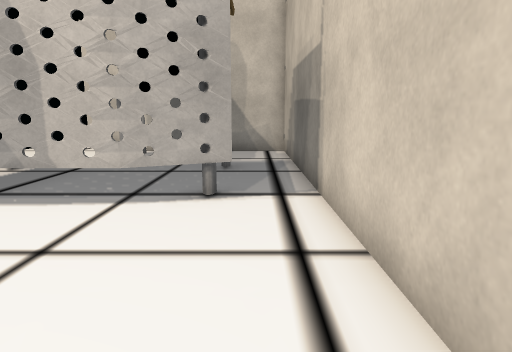
view 1 (above)

22 first-person views from a walk through a 3-D level made in the Unity game engine. The camera is 1.3 m above the floor, tilts 10° down and sees 75° across. The floor is counted in squares, 1 m on a side. Each view is taken from the middle of a square. On the plan, view 1 faces up. The plan holds only what a view shows up to about 14 squares ahead; the rest is blank. The place goes on beyond the plan. The player character is not drawn. Some surface patterns are stand-ins.

view 2
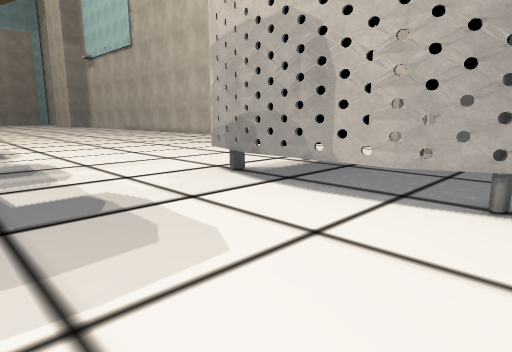

view 3
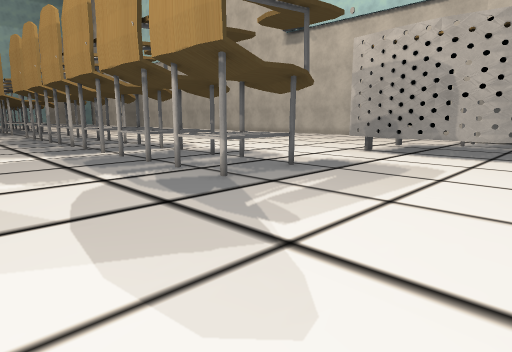

view 4
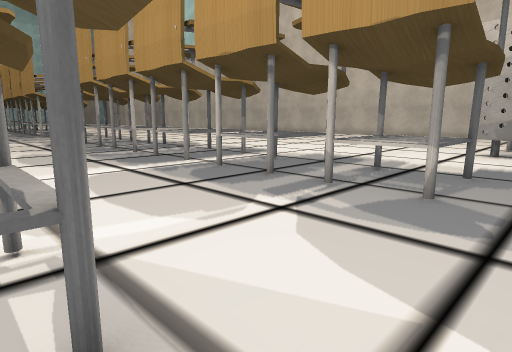

view 5
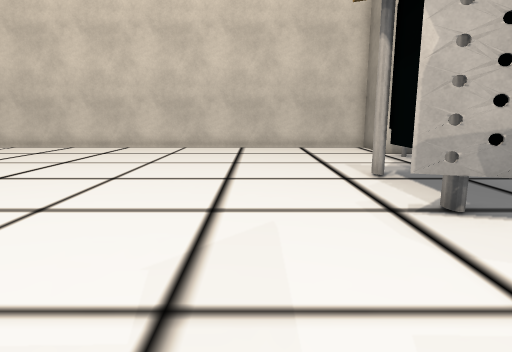

view 6
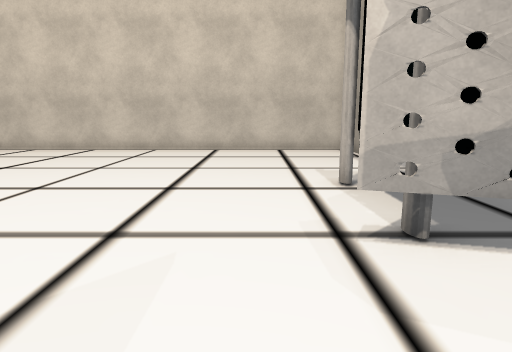

view 7
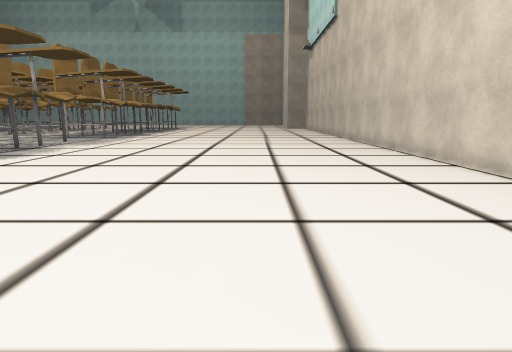

view 8
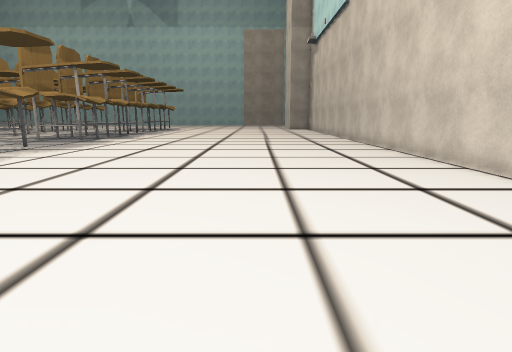

view 9
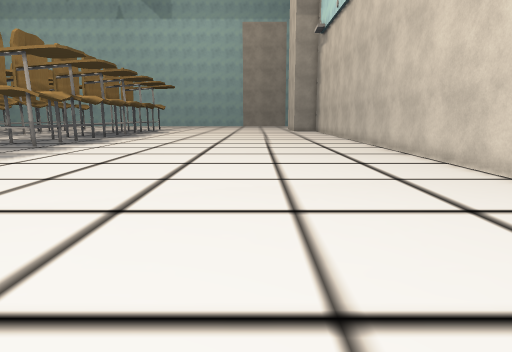

view 10
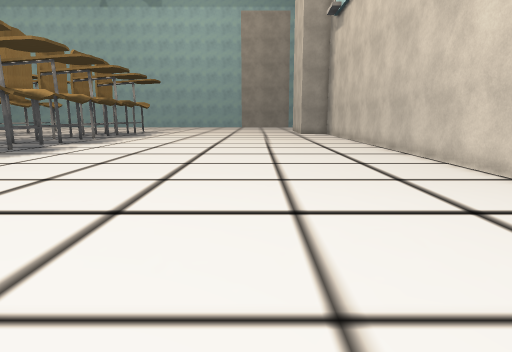

view 11
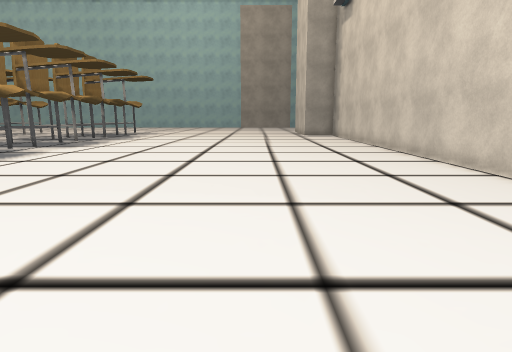

view 12
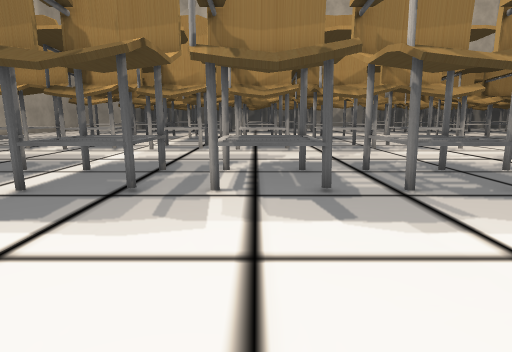

view 13
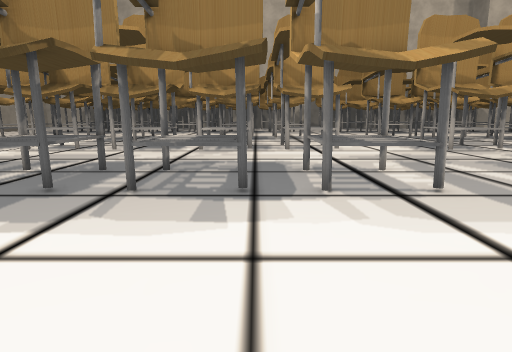

view 14
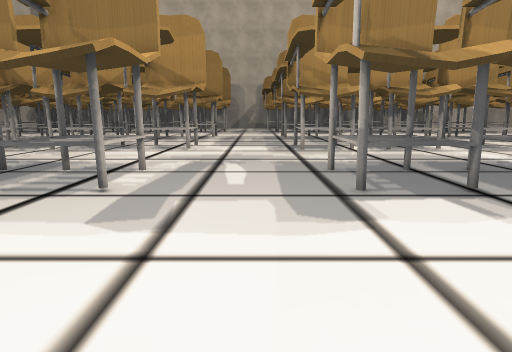

view 15
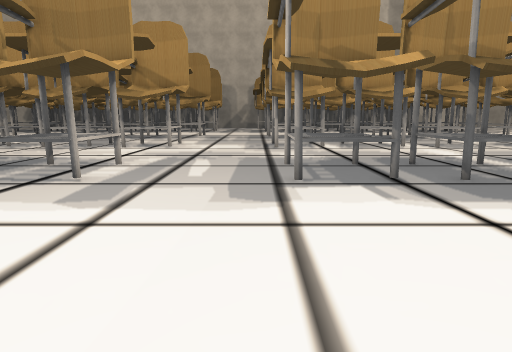

view 16
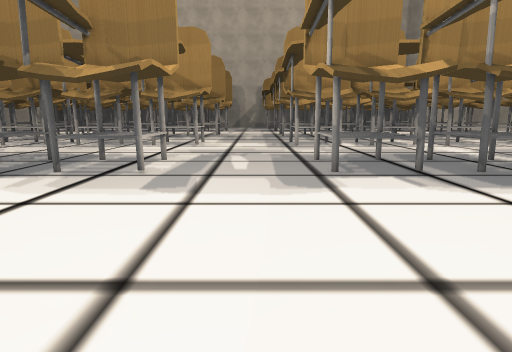

view 17
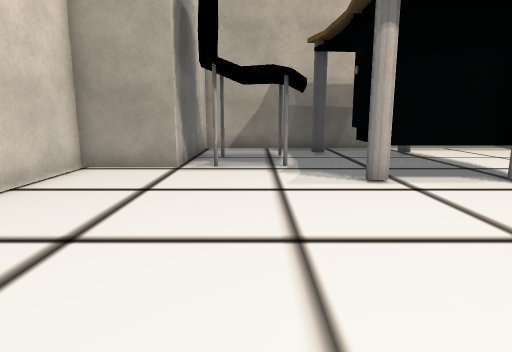

view 18
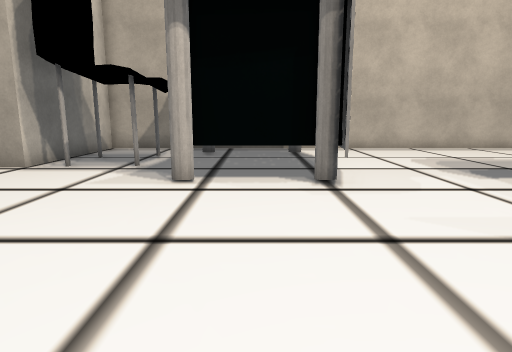

view 19
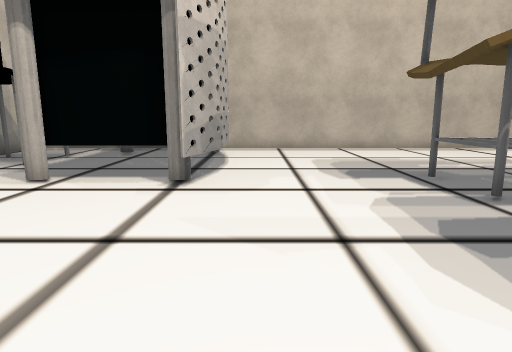

view 20
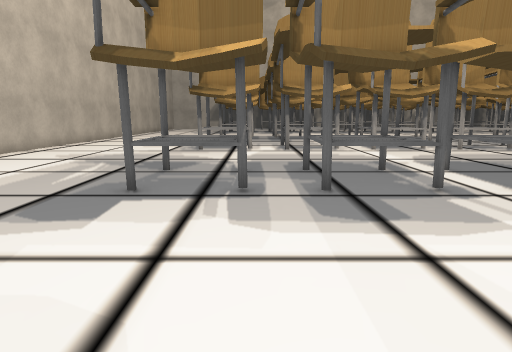

view 21
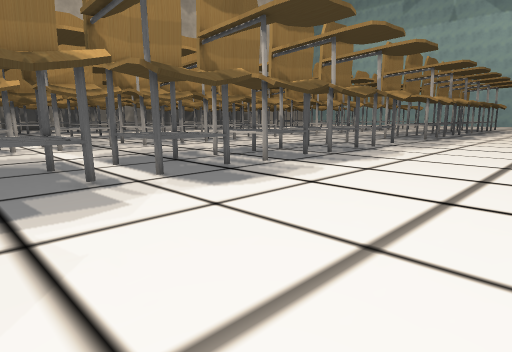

view 22
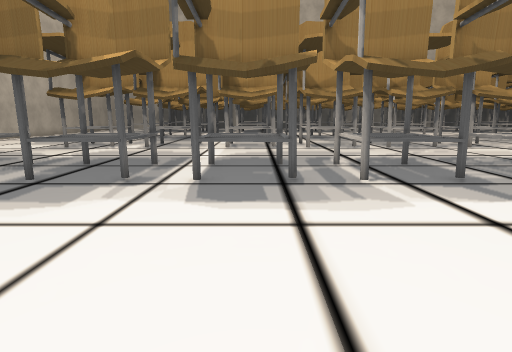

### Floor plan
Key: @ floor where view 1 was taken; # wall or solid block; . floor; = window, fence, low wall or low ledge; T thing the floor can be seen under or through; O other object.
Columns run from 36 left of view 1 to 1 right of it. Each row starts with its distance up from view 1.
 16 #################################
 15 ................................#
 14 ................................#
 13 ................................######
 12 .....................................#
 11 .....................................#
 10 ................................#.#..#
  9 ..............................O....O.#
  8 ..............................OOO....#
  7 ..............................O O....#
  6 ..............................O O..O.#
  5 .............................OOOOOOO.#
  4 .....................................#
  3 .....................................#
  2 .....................................#
  1 .....................................#
  0 .TTTTTT....TTTTTT.TTTTTT.TTTTTT.....@#
 -1  TTTTTT....TTTTTT.TTTTTT.TTTTTT......#
 -2 .TTTTTT....TTTTTT.TTTTTT.TTTTTT......#
 -3 .....................................#
 -4 .....................................#
 -5 .....................................#
 -6 .....................................#
 -7 .....................................#
 -8 .##=###....##=###.##=###.##=###......#

Positions as (right, up) in squares from view 1, and headings:
1: (0, 0), facing up
2: (0, 0), facing up-left
3: (0, -7), facing up-left
4: (-4, -8), facing up-left
5: (-9, 1), facing up
6: (-8, 2), facing up
7: (-8, 10), facing left
8: (-11, 10), facing left
9: (-15, 10), facing left
10: (-20, 10), facing left
11: (-22, 10), facing left
12: (-17, 6), facing down
13: (-22, 6), facing down
14: (-28, 6), facing down
15: (-29, 7), facing down
16: (-28, 8), facing down
17: (-13, 11), facing right
18: (-13, 7), facing right
19: (-13, 4), facing right
20: (-8, 6), facing down
21: (-9, 7), facing down-left
22: (-14, 7), facing down
